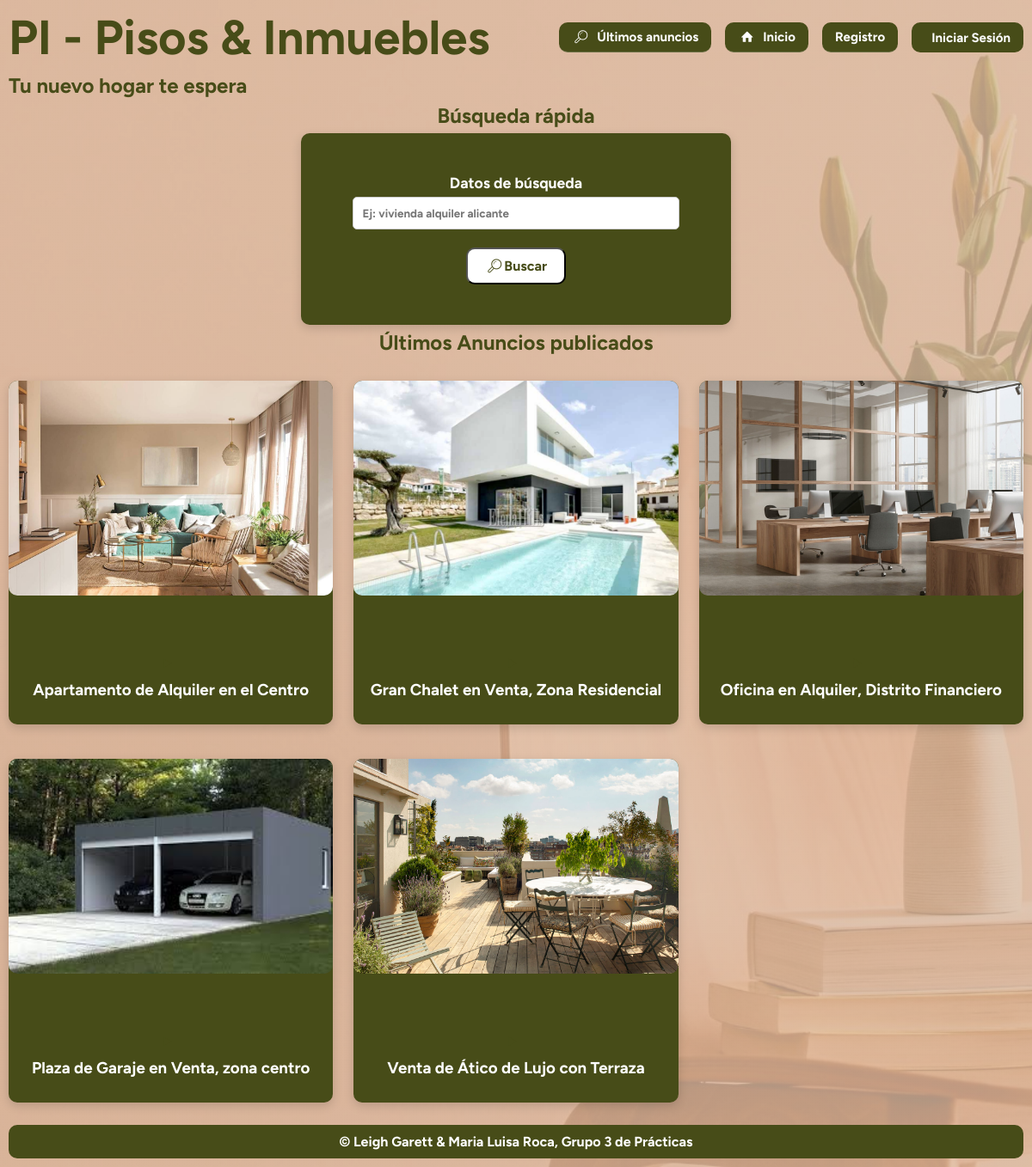
/php/index.php, run on the app's committed database.
### tables this page shows
CREATE TABLE `anuncios` (
  `IdAnuncio` int(10) UNSIGNED NOT NULL,
  `TAnuncio` tinyint(3) UNSIGNED NOT NULL,
  `TVivienda` tinyint(3) UNSIGNED NOT NULL,
  `FPrincipal` varchar(255) DEFAULT NULL,
  `Alternativo` varchar(255) DEFAULT NULL,
  `Titulo` varchar(255) NOT NULL,
  `Precio` decimal(10,2) NOT NULL,
  `Texto` text DEFAULT NULL,
  `Ciudad` varchar(255) DEFAULT NULL,
  `Pais` int(10) UNSIGNED NOT NULL,
  `Superficie` decimal(10,2) DEFAULT NULL,
  `NHabitaciones` tinyint(4) DEFAULT NULL,
  `NBanyos` tinyint(4) DEFAULT NULL,
  `Planta` int(11) DEFAULT NULL,
  `Anyo` int(11) DEFAULT NULL,
  `FRegistro` datetime DEFAULT current_timestamp(),
  `Usuario` int(10) UNSIGNED NOT NULL
);

### php/index.php (the view, shortened to what this page needs)
<?php
include "paginas_Estilo.php";
include "header.php";
$usuario_registrado = isset($_SESSION['usuario_id']);
?>
<main>
    <section id="busqueda">
        <h2>Búsqueda rápida</h2>
        <form action="resultado.php" method="get">
            <fieldset>
                <legend>Datos de búsqueda</legend>
                <input type="text" id="buscar" name="buscar" placeholder="Ej: vivienda alquiler alicante">
            </fieldset>
            <button type="submit"><i class="icon-search"></i>Buscar</button>
        </form>
    </section>
    <section id="listado">
        <h2>Últimos Anuncios publicados</h2>
        <?php
        $anuncios = [];
        $mysqli = conectarBD();
        if ($mysqli) {
            $sentencia = "
                SELECT
                    A.IdAnuncio,
                    A.Titulo,
                    A.Precio,
                    A.FPrincipal AS Foto,
                    A.Ciudad,
                    P.NomPais AS Pais,
                    A.FRegistro AS FechaPublicacion
                FROM
                    ANUNCIOS A
                JOIN
                    PAISES P ON A.Pais = P.IdPais
                ORDER BY
                    A.FRegistro DESC
                LIMIT 5
            ";
            if ($resultado = $mysqli->query($sentencia)) {
                while ($fila = $resultado->fetch_assoc()) {
                    $anuncios[] = $fila;
                }
            } else {
                echo "<p class='error-bd'>Error al consultar anuncios: " . $mysqli->error . "</p>";
                error_log("Error al obtener anuncios en index.php: " . $mysqli->error);
            }
        }
        if (!empty($anuncios)):
            foreach ($anuncios as $anuncio):
        ?>
                <article onclick="location.href='<?php echo $usuario_registrado ? 'detalle_anuncio.php?id=' . $anuncio['IdAnuncio'] : 'login.php'; ?>'"
                         style="cursor: pointer;">
                    <img src="../img/<?php echo htmlspecialchars($anuncio['Foto']); ?>"
                         alt="Foto principal de <?php echo htmlspecialchars($anuncio['Titulo']); ?>"
                         onerror="this.onerror=null; this.src='../img/placeholder.jpg';">
                    <details>
                        <summary><h3><?php echo htmlspecialchars($anuncio['Titulo']); ?></h3></summary>
                    </details>
                </article>
        <?php
            endforeach;
        endif;
        ?>
    </section>
</main>
<?php include "footer.php"; ?>
</body>
</html>

### css/estilo.css (style rules this page uses)
:root { --color_sec: #474c18; --color_principal: #ddbaa1; --blanco: #fff; }
* { box-sizing:border-box; font-family: "Figtree", sans-serif; font-weight:bold; font-style: normal; }
body { background: linear-gradient(rgba(221, 186, 161, 0.8), rgba(221, 186, 161, 0.8)), url(../img/fondo.jpg) center/cover fixed no-repeat; color: var(--color_sec); width: 100%; max-width: 1300px; margin: 10px auto; padding: 0 10px; display: flex; flex-direction: column; min-height: 100vh; }
main { display: block; flex-grow: 1; }
h2 { margin: 0.5%; text-align: center; }
h3 { padding: 10px; margin-top: 0; }
img { display: block; width: 100%; height: auto; border-radius: 10px; }
button { background-color: var(--blanco); color: var(--color_sec); border-radius: 10px; padding: 10px 20px; font-size: 16px; font-weight: bold; cursor: pointer; transition: all 0.3s ease; }
form { max-width: 500px; margin: 0 auto; color: var(--blanco); background: var(--color_sec); border-radius:10px; padding: 4%; text-align: center; box-shadow: 0 4px 12px rgba(0,0,0,0.15); }
form input { box-sizing: border-box; padding: 10px; width: 100%; margin-bottom: 10px; border: 1px solid #ccc; border-radius: 5px; }
fieldset { color: var(--blanco); border: none; margin: 0; font-size: 1.1rem; }
#listado { display: block; }
#listado article { margin-bottom: 1rem; }
article { background: var(--color_sec); border-radius: 10px; text-align: center; box-shadow: 0 4px 12px rgba(0,0,0,0.15); cursor: pointer; transition: all 0.3s ease; }
article h2, article h3 { color: white; }
@media screen and (min-width: 1025px) { #listado { display: grid; grid-template-columns: repeat(3,1fr); gap: 1.5rem; max-width: 2000px; margin: 0 auto; } }
@media screen and (min-width: 1025px) { #listado article { min-height: 400px; padding: 0; display: flex; flex-direction: column; justify-content: space-between; } }
@media screen and (min-width: 1025px) { #listado article img { width: 100%; height: 250px; object-fit: cover; } }
@media screen and (min-width: 1025px) { #listado h2 { grid-column: 1 / -1; text-align: center; } }

### css/impreso.css (style rules this page uses)
* { box-sizing: border-box; font-family: "Times New Roman", serif !important; font-size: 12pt !important; font-weight: normal !important; background: none !important; color: #000 !important; text-shadow: none !important; box-shadow: none !important; border-radius: 0 !important; transition: none !important; transform: none !important; }
body { background: #fff !important; width: auto; max-width: none; margin: 0; padding: 0; display: block; min-height: auto; }
main { display: block; flex-grow: 0; }
h1, h2, h3, h4, h5, h6 { font-weight: bold !important; page-break-after: avoid; }
h2 { font-size: 16pt !important; margin: 15pt 0 10pt 0; text-align: left; }
h3 { font-size: 14pt !important; margin: 10pt 0 5pt 0; padding: 0; }
img { display: block; max-width: 100% !important; height: auto; margin: 10pt auto; }
form { border: 1px solid #000; padding: 15pt; margin: 20pt 0; page-break-inside: avoid; }
fieldset { border: 1px solid #ccc; padding: 10pt; margin-top: 10pt; }
legend { font-weight: bold !important; padding: 0 5pt; }
input, textarea, select { width: 100%; border: 1px solid #000; padding: 4pt; font-size: 12pt !important; }
#listado { display: block; }
article { page-break-inside: avoid; margin-bottom: 20pt; border: 1px solid #ccc; padding: 10pt; }
details { page-break-inside: avoid; }
summary { display: block; font-weight: bold; }

### css/noche.css (style rules this page uses)
:root { --color_principal: #1f1a17; --color_sec: #a68a67; --color_destacado: #ddbaa1; --blanco: #f5f5f5; }
body { background: linear-gradient(rgba(20, 15, 12, 0.95), rgba(20, 15, 12, 0.95)), url(../img/fondo.jpg) center/cover fixed no-repeat; }
h2, h3 { color: var(--color_destacado); }
button { background-color: var(--color_destacado); color: var(--color_principal); }
form { background: #2a2320; color: var(--blanco); box-shadow: 0 4px 12px rgba(0,0,0,0.5); }
form input, form select, textarea { border: 1px solid #444; border-radius: 5px; background-color: #1a1715; color: var(--blanco); }
article { background: #2a2320; box-shadow: 0 4px 12px rgba(0,0,0,0.4); }
article h2, article h3 { color: var(--color_destacado); }

### data on the page
anuncios: FPrincipal (picture), Titulo "Apartamento de Alquiler en el Centro"
anuncios: FPrincipal (picture), Titulo "Gran Chalet en Venta, Zona Residencial"
anuncios: FPrincipal (picture), Titulo "Oficina en Alquiler, Distrito Financiero"
anuncios: FPrincipal (picture), Titulo "Plaza de Garaje en Venta, zona centro"
anuncios: FPrincipal (picture), Titulo "Venta de Ático de Lujo con Terraza"
